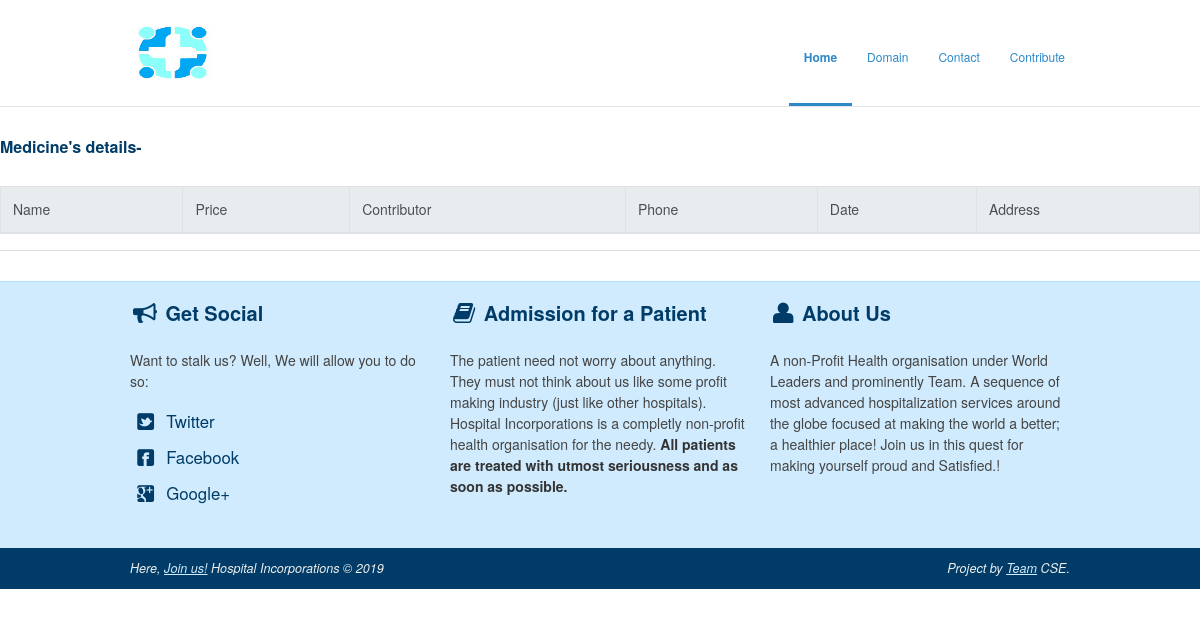
Before: /list.html with the older database file.
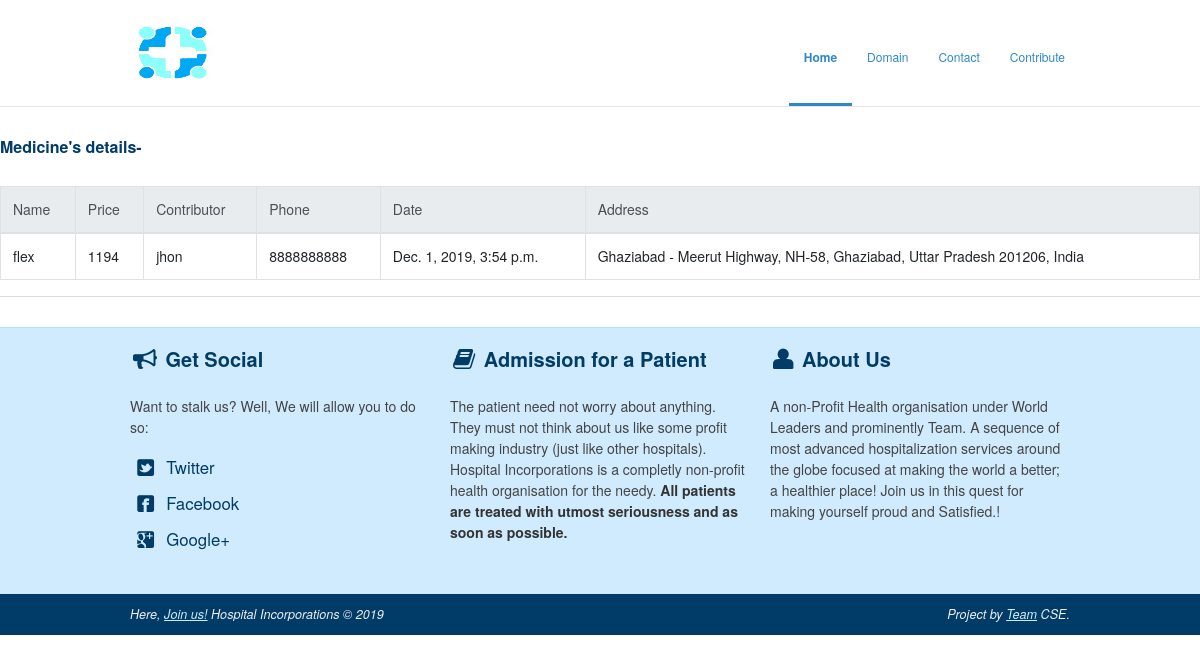
After: the same page with the newer database file.
### mrs/models.py (models this page shows)
class Med(models.Model):
	def get_default_my_time():
  		return timezone.localtime(timezone.now())
	name = models.CharField(max_length=200)
	price = models.IntegerField()
	user_name = models.CharField(max_length=300)
	phone = models.CharField(max_length=12)
	date = models.DateTimeField(default = get_default_my_time)
	address = models.CharField(max_length = 1000, default = 'Ghaziabad - Meerut Highway, NH-58, Ghaziabad, Uttar Pradesh 201206, India')

### mrs/views.py (the view)
# urls.py: path('list.html', views.list, name='list'),
def list(request):
	data = Med.objects.all()
	return render(request, 'mrs/list.html', {'data':data})

### mrs/templates/mrs/list.html (shortened to what this page needs)
<!DOCTYPE html>
<html lang="en">
<head>
<link rel="stylesheet" href="https://stackpath.bootstrapcdn.com/bootstrap/4.4.1/css/bootstrap.min.css">
	<link rel="stylesheet" href="../../static/stylesheets/base.css">
	<link rel="stylesheet" href="../../static/stylesheets/skeleton.css">
	<link rel="stylesheet" href="../../static/stylesheets/layout.css">
  	<link rel="stylesheet" href="../../static/stylesheets/flexslider.css">
	<link rel="stylesheet" href="../../static/stylesheets/prettyPhoto.css">
</head>
<body class="wrap">
	<header id="header" class="site-header" role="banner">
    <div id="header-inner" class="container sixteen columns over">
    <hgroup class="one-third column alpha">
    <h1 id="site-title" class="site-title">
    <a href="index.html" id="logo"><img src="../../static/images/hospitalLOGO.png" alt="Hospital Incorporations logo" height="64" width="105" /></a>
    </h1>
    </hgroup>
    <nav id="main-nav" class="two thirds column omega">
    <ul id="main-nav-menu" class="nav-menu">
    <li id="menu-item-1" class="current">
    <a href="index.html">Home</a>
    </li>
    <li id="menu-item-2">
    <a href="three-column.html">Domain</a>
    </li>
    <li id="menu-item-6">
    <a href="contact.html">Contact</a>
    </li>
	<li id="menu-item-7">
    <a href="form">Contribute</a>
    </li>
    </ul>
    </nav>
    </div>
    </header>
	<h3> Medicine's details- </h3>
	<br>
	<table class="table table-bordered">
		<thead class="thead-light">
		    <tr>
		        <th>Name</th>
		        <th>Price</th>
		        <th>Contributor</th>
		        <th>Phone</th>
		        <th>Date</th>
			<th>Address</th>
		    </tr>
		</thead>
		<tbody>
		    {% for med in data %}
		        <tr>
		            <td>{{ med.name }}</td>
		            <td>{{ med.price }}</td>
		            <td>{{ med.user_name }}</td>
		            <td>{{ med.phone }}</td>
		            <td>{{ med.date }}</td>
			    <td>{{ med.address }}</td>
		        </tr>
		    {% endfor %}
		</tbody>
	    </table>
        <hr>
<footer>
<div class="footer-inner container">
<div class="social footer-columns one-third column">
<h2><i class="icon-bullhorn icon-large"></i> Get Social</h2>
<p>Want to stalk us? Well, We will allow you to do so:</p>
<ul>
<li><a href="http://www.twitter.com/"><i class="icon-twitter-sign icon-large"></i> Twitter</a></li>
<li><a href="http://www.facebook.com/"><i class="icon-facebook-sign icon-large"></i> Facebook</a></li>
<li><a href="https://www.google.com"><i class="icon-google-plus-sign icon-large"></i> Google+</a></li>
</ul>
</div>
<div class="footer-columns one-third column">
<h2><i class="icon-book icon-large"></i> Admission for a Patient</h2>
<p>The patient need not worry about anything. They must not think about us like some profit making industry (just like other hospitals). Hospital Incorporations is a completly non-profit health organisation for the needy. <strong>All patients are treated with utmost seriousness and as soon as possible.</strong></p>
</div>
<div class="footer-columns one-third column">
<h2><i class="icon-user icon-large"></i> About Us</h2>
<p>A non-Profit Health organisation under World Leaders and prominently Team. A sequence of most advanced hospitalization services around the globe focused at making the world a better; a healthier place! Join us in this quest for making yourself proud and Satisfied.!</p>
</div>
</div>
<div id="footer-base">
<div class="container">
<div class="eight columns">
Here, <a href="index.html">Join us!</a> Hospital Incorporations &copy; 2019
</div>
<div class="eight columns far-edge">
Project by <a href="http://www.linkedin.com">Team</a> CSE.
</div>
</div>
</div>
</footer>
</body>
</html>

Changed rows visible on the page:
added Med: name "flex", price "1194", user_name "jhon", phone "8888888888", date "Dec. 1, 2019, 3:54 p.m.", address "Ghaziabad - Meerut Highway, NH-58, Ghaziabad, Uttar Pradesh 201206, India"
